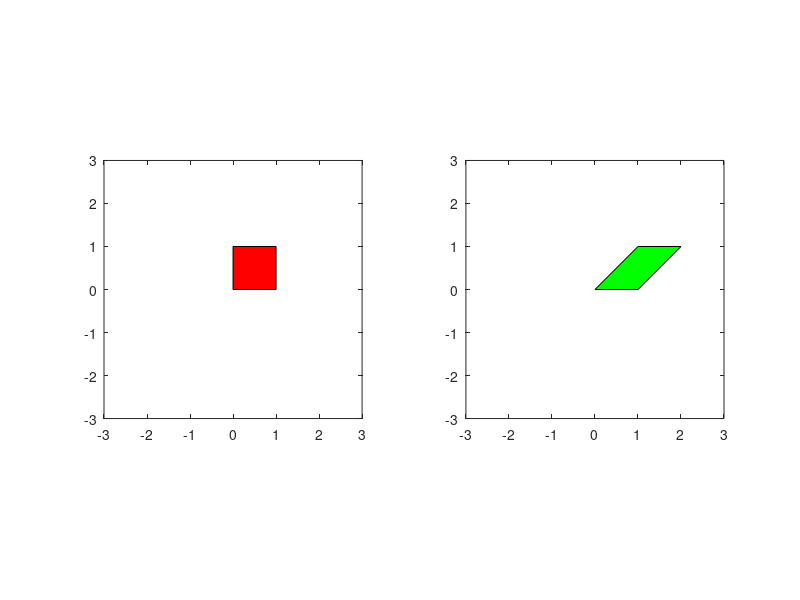

MATLAB code for this plot:
% a nice way to do transformations

clear; clc;
P = [0,1,1,0;0,0,1,1];

A = [1,1;0,1];

Ptran = A*P;	% make a transformation of P with A

subplot(1,2,1);
fill(P(1,:),P(2,:),'red');
axis([-3 3 -3 3]); axis square

subplot(1,2,2);
fill(Ptran(1,:),Ptran(2,:),'green');
axis([-3 3 -3 3]); axis square